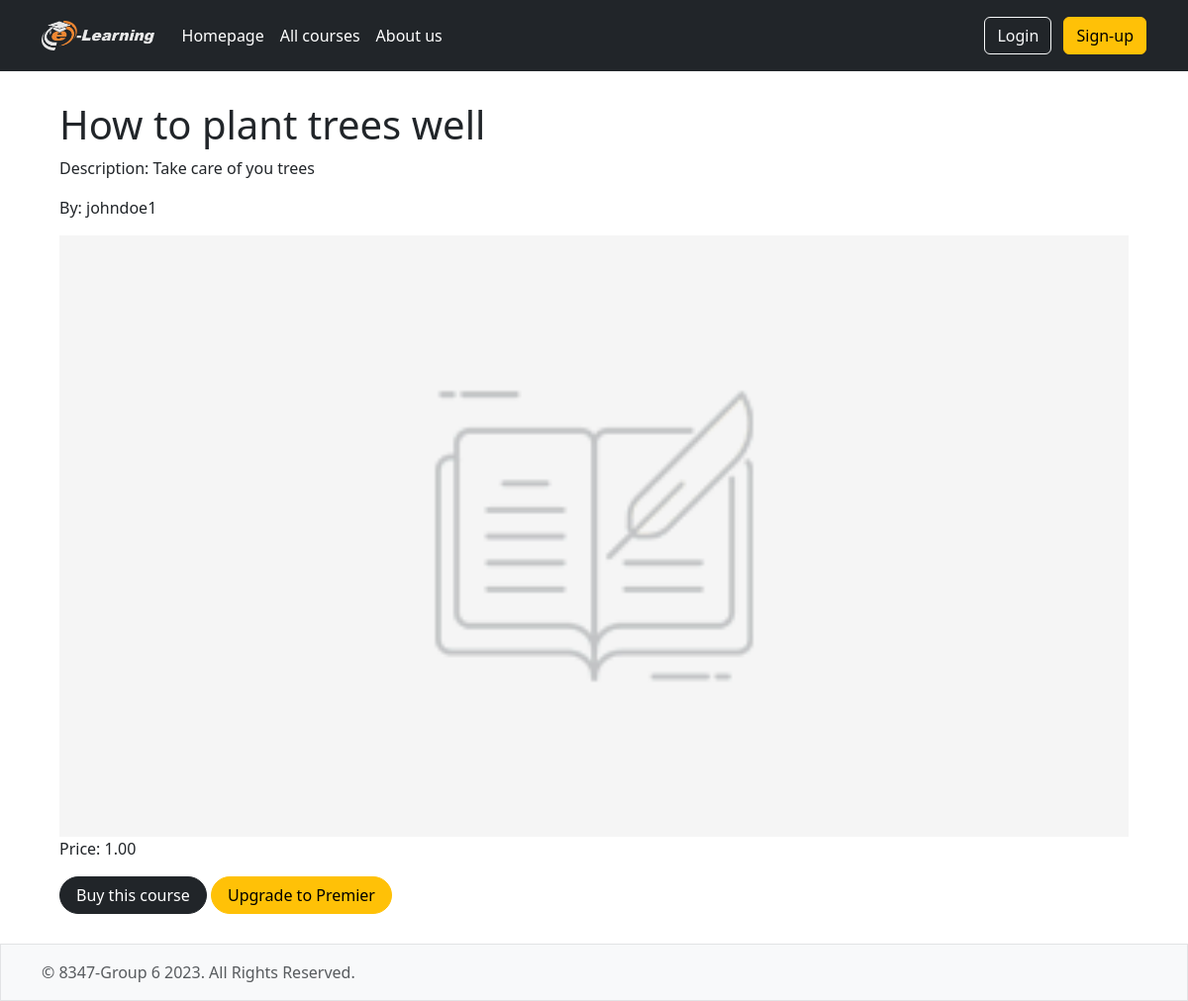
The app's page /course/5, older data.
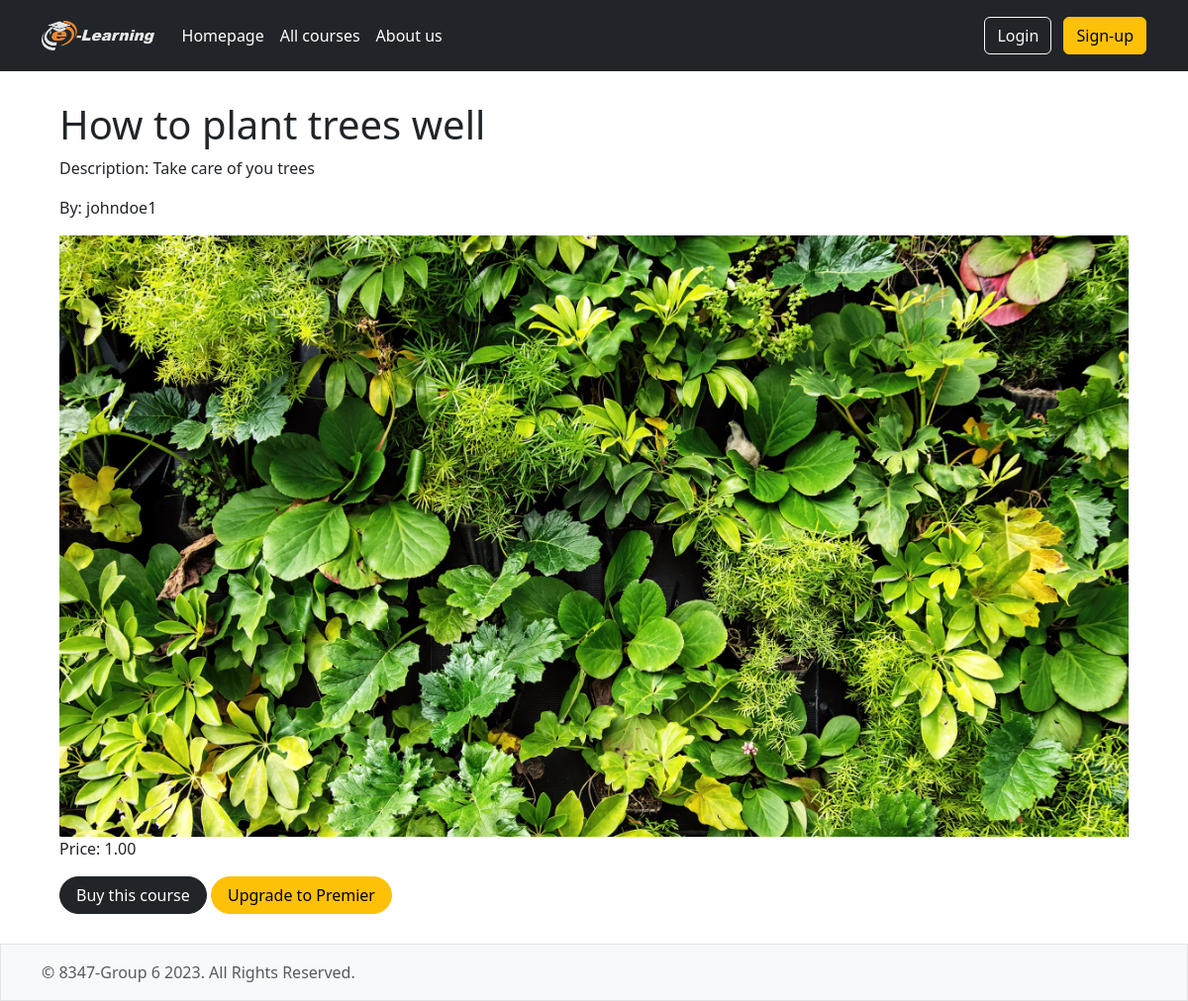
The same page, newer data.
### elearning/models.py (models this page shows, shortened)
class Course(models.Model):
    name = models.CharField(max_length=100)
    description = models.CharField(max_length=300,blank=True)
    image = models.ImageField(upload_to=rename_course_cover,default='course_cover/course-default.png')
    teacher = models.ForeignKey(Student, related_name='course_teacher',on_delete=models.CASCADE)
    category = models.ManyToManyField(Category,related_name='course_category')
    content = models.JSONField()
    price = models.DecimalField(max_digits=5,decimal_places=2)
    allow_premier = models.BooleanField(default=True)

### elearning/views.py (the view)
# urls.py: path('course/<int:course_id>', views.CourseDetailView.as_view(), name='coursedetail'),
class CourseDetailView(View):
    def get(self,request,*args,**kwargs):
        course = get_object_or_404(Course,pk=self.kwargs['course_id'])
        content = {
            'course':course
        }
        return render(request,'elearning/coursedetail.html',content)

### elearning/models.py (called while the page is built)
    def __str__(self):
        return self.username

### elearning/templates/elearning/coursedetail.html (shortened to what this page needs)
{% extends 'elearning/base.html' %}
{% load bootstrap_icons %}
{% block content %}
        <main role="main" class="container" style="padding: 30px;">
    <h1>{{ course.name }}</h1>
    <p>Description: {{ course.description }}</p>
    <p>By: {{ course.teacher }}</p>
    <div style="position: relative; width: 100%; padding-top: 56.25%;">
                                <img class="bd-placeholder-img card-img-top"
                                     style="position: absolute; top: 0; left: 0; height: 100%; width: 100%;"
                                     src="{{ course.image.url }}">
                            </div>
    <p>Price: {{ course.price }}</p>
    {% if user.is_authenticated %}
        {% if course.allow_premier %}
            {% if request.session.is_premier %}
                <button class="btn btn-primary d-inline-flex align-items-center" type="button">
                    View Course Content
                    {% bs_icon 'arrow-right-short' size='2em' %}
                </button>
            {% else %}
                <button type="submit" form="buyCourse" class="btn btn-dark rounded-pill px-3" name="buy">Buy this course
                </button>
                <button class="btn btn-warning rounded-pill px-3" type="button" style="position: relative"
                        onclick="location.href={% url 'elearning:premier' %}">
                    Upgrade to Premier
                </button>
            {% endif %}
        {% else %}
            <button type="submit" form="buyCourse" class="btn btn-dark rounded-pill px-3" name="buy">Buy this course
            </button>
        {% endif %}
        {% else %}
        <button type="submit" form="buyCourse" class="btn btn-dark rounded-pill px-3" name="buy">Buy this course
            </button>
            <button class="btn btn-warning rounded-pill px-3" type="button" style="position: relative"
                    onclick="location.href={% url 'elearning:premier' %}">
                Upgrade to Premier
            </button>
    {% endif %}
        </main>
{% endblock %}

### elearning/templates/elearning/base.html (shortened to what this page needs)
{% load static %}
{% load bootstrap5 %}
{% bootstrap_css %}
{% load bootstrap_icons %}
<!DOCTYPE html>
<html lang="en">
<head>
    <link rel="stylesheet" type="text/css" href="{% static 'elearning/bootstrap.min.css' %}"/>
    <link rel="stylesheet" type="text/css" href="{% static 'elearning/sign-in.css' %}"/>
    <link rel="stylesheet" type="text/css" href="{% static 'elearning/carousel.css' %}"/>
</head>
<body class="d-flex flex-column h-100">
<header class="p-3 text-bg-dark bg-dark">
    <div class="container">
        <div class="d-flex flex-wrap align-items-center justify-content-center justify-content-lg-start">
            <a href="{% url 'elearning:homepage' %}"
               class="d-flex align-items-center mb-2 mb-lg-0 text-white text-decoration-none"
               style="margin-right: 20px">
                <img src="{% static 'elearning/logo.png' %}" height="30" alt="e-learning logo">
            </a>
            <ul class="nav col-12 col-lg-auto me-lg-auto mb-2 justify-content-center mb-md-0">
                <li><a href="{% url 'elearning:homepage' %}" class="nav-link px-2 text-white">Homepage</a></li>
                <li><a href="{% url 'elearning:courselist' %}" class="nav-link px-2 text-white">All courses</a></li>
                <li><a href="#" class="nav-link px-2 text-white">About us</a></li>
            </ul>
            {% if user.is_authenticated %}
                <div class="dropdown">
                    <a href="#" class="d-block link-body-emphasis text-white dropdown-toggle text-decoration-none"
                       data-bs-toggle="dropdown" aria-expanded="false">
                        <img src="{{ request.session.avatar }}" alt="{{ user.username }}" width="32" height="32"
                             style="border: white; border-style: solid; border-width: 1px" class="rounded-circle">
                        {{ user.username }}
                        {% if request.session.is_premier %}
                            <span class="badge bg-warning-subtle text-warning-emphasis rounded-pill">Premier</span>
                        {% endif %}
                    </a>
                    <ul class="dropdown-menu text-small">
                        <li><a class="dropdown-item" href="{% url 'elearning:profile' %}">Profile</a></li>
                        <li>
                            <hr class="dropdown-divider">
                        </li>
                        <li><a class="dropdown-item" href="{% url 'elearning:signout' %}">Sign out</a></li>
                    </ul>
                </div>
            {% else %}
                <div class="text-end">
                    <button type="button" class="btn btn-outline-light me-2"
                            onclick="location.href='{% url 'elearning:login' %}'">Login
                    </button>
                    <button type="button" class="btn btn-warning"
                            onclick="location.href='{% url 'elearning:signup' %}'">Sign-up
                    </button>
                </div>
            {% endif %}
        </div>
    </div>
</header>
    {% block content %}{% endblock %}
<footer class="footer mt-auto py-3 bg-body-tertiary" style=" border: #e2e3e5; border-style: solid; border-width: 1px">
    <div class="container">
        <span class="text-body-secondary">&copy; 8347-Group 6 2023. All Rights Reserved.</span>
    </div>
</footer>
</body>
</html>

### elearning/static/elearning/sign-in.css (style rules this page uses)
html, body { height: 100%; }

### elearning/static/elearning/carousel.css (style rules this page uses)
body { padding-bottom: 3rem; color: rgb(var(--bs-tertiary-color-rgb)); }

Row changes from the older to the newer data that the page shows:
changed Course "How to plant trees well": image: picture added in place of a placeholder
